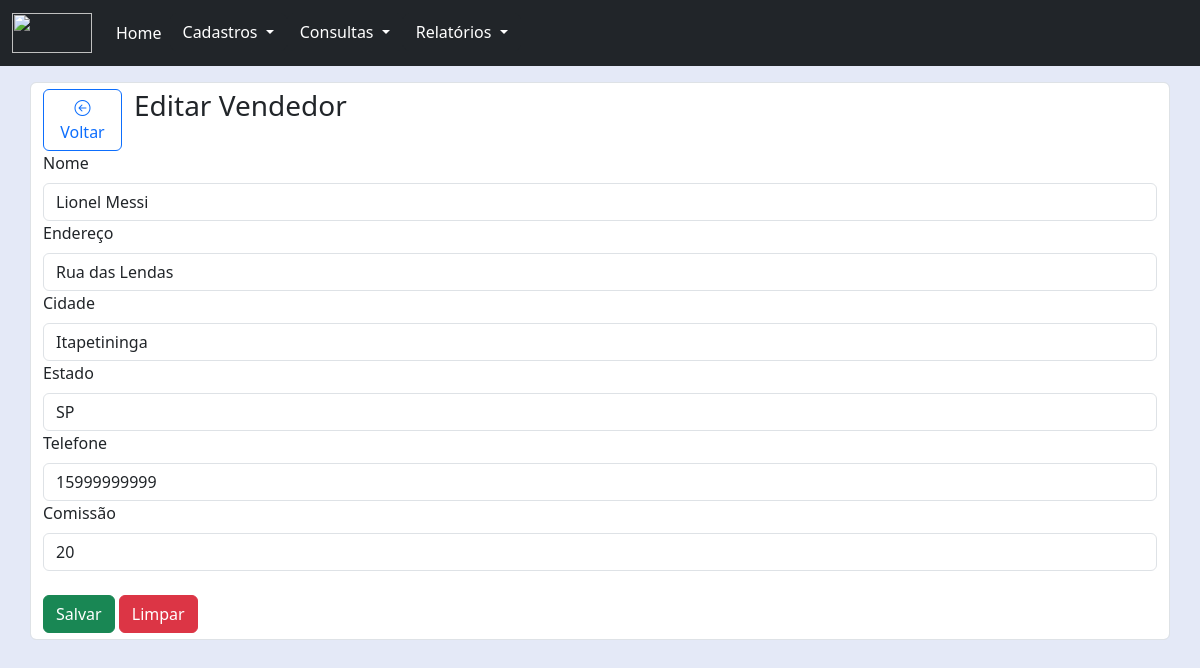
Screenshot of /pages/vendedor/editar.php?cod=1 with the database file from the repository.
### tables this page shows
CREATE TABLE vendedor(
    cod INT PRIMARY KEY NOT NULL AUTO_INCREMENT,
    nome VARCHAR(100) NOT NULL,
    endereco VARCHAR(100) NOT NULL,
    cidade varchar(100) not NULL,
    estado CHAR(2) NOT NULL,
    telefone VARCHAR(11) NOT NULL,
    parc_comissao NUMERIC NOT NULL
);

### pages/vendedor/editar.php (the view, shortened to what this page needs)
<?php
    include('../../connection/connection.php');
    $cod = filter_input(INPUT_GET,'cod',FILTER_SANITIZE_NUMBER_INT);
    $result = "SELECT * FROM vendedor WHERE cod = '$cod'";
    $resultado = mysqli_query($conn, $result);
    $row = mysqli_fetch_assoc($resultado);
?>
<!DOCTYPE html>
<html lang="pt-br">
<head>
    <link href="../../node_modules/bootstrap/css/bootstrap.min.css" rel="stylesheet">
    <link href="../../node_modules/bootstrap-icons/font/bootstrap-icons.min.css" rel="stylesheet">
    <link href="../../css/style.css" rel="stylesheet">
</head>
<body>
    <?php
        include("../../components/navbar.php");
    ?>
    <div class="container">
        <div class="row pt-3">
            <div class="form-control">
                <div class="row d-flex align-items-start">
                    <div class="col-md-2 btn-back">
                        <button class="btn btn-outline-primary" type="button" id="btn-back">
                            <i class="bi bi-arrow-left-circle"></i>
                            Voltar
                        </button>
                    </div>
                    <div class="col-md-6">
                        <h3>
                            Editar Vendedor
                        </h3>
                    </div>
                </div>
                <form action="php/update.php" method="post">
                    <div class="row">
                        <div class="col">
                            <label for="" class="form-label">Nome</label>
                            <input type="text" name="nome" class="form-control" maxlength="100" value="<?= $row['nome'] ?>"
                                required>
                        </div>
                    </div>
                    <div class="row">
                        <div class="col">
                            <label for="" class="form-label">Endereço</label>
                            <input type="text" name="endereco" class="form-control" maxlength="100"
                                value="<?= $row['endereco'] ?>" required>
                        </div>
                    </div>
                    <div class="row">
                        <div class="col">
                            <label for="" class="form-label">Cidade</label>
                            <input type="text" name="cidade" class="form-control" maxlength="100"
                                value="<?= $row['cidade'] ?>" required>
                        </div>
                    </div>
                    <div class="row">
                        <div class="col">
                            <label for="" class="form-label">Estado</label>
                            <input type="text" name="estado" class="form-control" maxlength="2"
                                value="<?= $row['estado'] ?>" required>
                        </div>
                    </div>
                    <div class="row">
                        <div class="col">
                            <label for="" class="form-label">Telefone</label>
                            <input type="text" name="telefone" class="form-control" maxlength="100"
                                value="<?= $row['telefone'] ?>" required>
                        </div>
                    </div>
                    <div class="row">
                        <div class="col">
                            <label for="" class="form-label">Comissão</label>
                            <input type="number" name="parc_comissao" class="form-control" min="0" max="100"
                                value="<?= $row['parc_comissao'] ?>" required>
                        </div>
                    </div>
                    <br>
                    <div class="row">
                        <div class="col">
                            <input type="submit" value="Salvar" class="btn btn-success">
                            <input type="reset" value="Limpar" class="btn btn-danger">
                        </div>
                    </div>
                </form>
            </div>
        </div>
    </div>
</body>
</html>

### css/style.css (style rules this page uses)
.btn-back { width: 8%; padding-left: 5; padding-right: 0; align-items: center; }
body { background: #E4E9F7; }

### rows the page displays
vendedor: nome "Lionel Messi", endereco "Rua das Lendas", cidade "Itapetininga", estado "SP", telefone "15999999999", parc_comissao "20"
